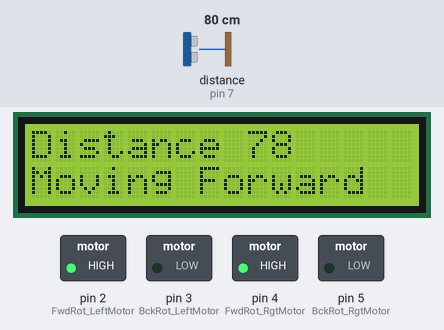
Recording of a sketch running on a simulated Arduino Uno, built with avr-gcc and run on an emulated ATmega328P. On the bench: 16×2 character LCD, switched loads named in the sketch (green lamp = pin HIGH). Wiring (inferred from the names in the program): ultrasonic range finder: trigger pin 6; echo pin 7. Inputs (shaded band) come from the test bench; at power-on: distance to the obstacle (sensor on pin 7) 80 cm. The echo pulse lasts 58.3 µs per cm; pins used as bus, display or sensor lines are not drawn.

Above: at 1.2 s.
1.3 s: distance to the obstacle (sensor on pin 7) set to 2 cm
At 2.9 s:
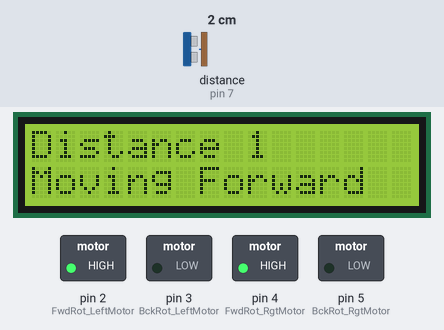
4.6 s: distance to the obstacle (sensor on pin 7) set to 4 cm
At 5.4 s:
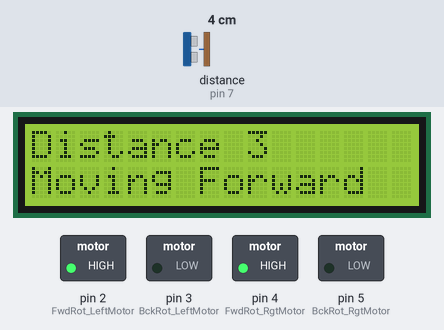
6.6 s: distance to the obstacle (sensor on pin 7) set to 9 cm
At 7.6 s:
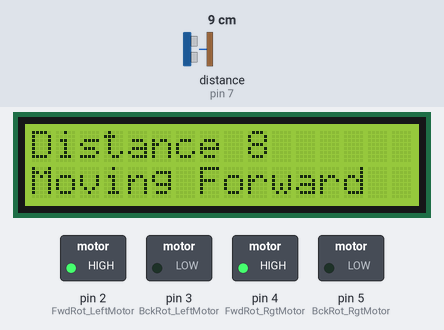
Timing chart, 0 to 9.6 s (numbered marks = the images above; inputs shaded):
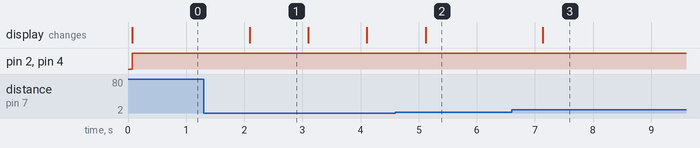

Measured:
- after the input at 1.3 s, the display: changes after 0.80 s (image 1)
- after the input at 4.6 s, the display: changes after 0.52 s (image 2)
- after the input at 6.6 s, the display: changes after 0.54 s (image 3)
- what the display in image 1 shows lasts 1.0 s, from 2.1 s to 3.1 s

The sketch:

Group_10_Obstacle_Avoidance_Robot_Mechatronics.ino
```cpp
//pins for sensor
#define echoPin 7
#define trigPin 6

//pins for motor
#define FwdRot_LeftMotor 2
#define BckRot_LeftMotor 3
#define FwdRot_RgtMotor 4
#define BckRot_RgtMotor 5

//pins for LCD display
#include <LiquidCrystal.h>
LiquidCrystal lcd(13, 12, 8, 9, 10, 11);

long duration;
int distance;

void setup() {
  pinMode(echoPin, INPUT);
  pinMode(trigPin, OUTPUT);
  pinMode(FwdRot_LeftMotor, OUTPUT);
  pinMode(BckRot_LeftMotor, OUTPUT);
  pinMode(FwdRot_RgtMotor, OUTPUT);
  pinMode(BckRot_RgtMotor, OUTPUT);
  lcd.begin(16, 2);
}

void loop() {
  digitalWrite(trigPin, LOW);
  delayMicroseconds(2);

  digitalWrite(trigPin, HIGH);
  delayMicroseconds(10);
  digitalWrite(trigPin, LOW);

  duration = pulseIn(echoPin, HIGH);
  distance = duration * 0.034 / 2;

  lcd.setCursor(0, 0);
  lcd.print("Distance");
  lcd.setCursor(9, 0);
  lcd.print(distance);

  if (distance >= 500) {
    //rotate in opposite direction
    lcd.clear();
    lcd.setCursor(0, 1);
    lcd.print("Moving Back");
    lcd.setCursor(0, 0);
    lcd.print("Distance");
    lcd.setCursor(9, 0);
    lcd.print(distance);

    digitalWrite(BckRot_LeftMotor, HIGH);
    digitalWrite(BckRot_RgtMotor, HIGH);

    digitalWrite(FwdRot_LeftMotor, LOW);
    digitalWrite(FwdRot_RgtMotor, LOW);

    delay(1000);
    lcd.clear();
    lcd.setCursor(0, 1);
    lcd.print("Moving Left");
    lcd.setCursor(0, 0);
    lcd.print("Distance");
    lcd.setCursor(9, 0);
    lcd.print(distance);

    //move left/right direction
    digitalWrite(BckRot_LeftMotor, HIGH);
    digitalWrite(BckRot_RgtMotor, LOW);

    digitalWrite(FwdRot_LeftMotor, LOW);
    digitalWrite(FwdRot_RgtMotor, HIGH);
    delay(500);
  }
    else {
    //moving forward
    lcd.clear();
    lcd.setCursor(0, 1);
    lcd.print("Moving Forward");
    lcd.setCursor(0, 0);
    lcd.print("Distance");
    lcd.setCursor(9, 0);
    lcd.print(distance);

    digitalWrite(BckRot_LeftMotor, LOW);
    digitalWrite(BckRot_RgtMotor, LOW);

    digitalWrite(FwdRot_LeftMotor, HIGH);
    digitalWrite(FwdRot_RgtMotor, HIGH);
    delay(1000);
  }
}
```
